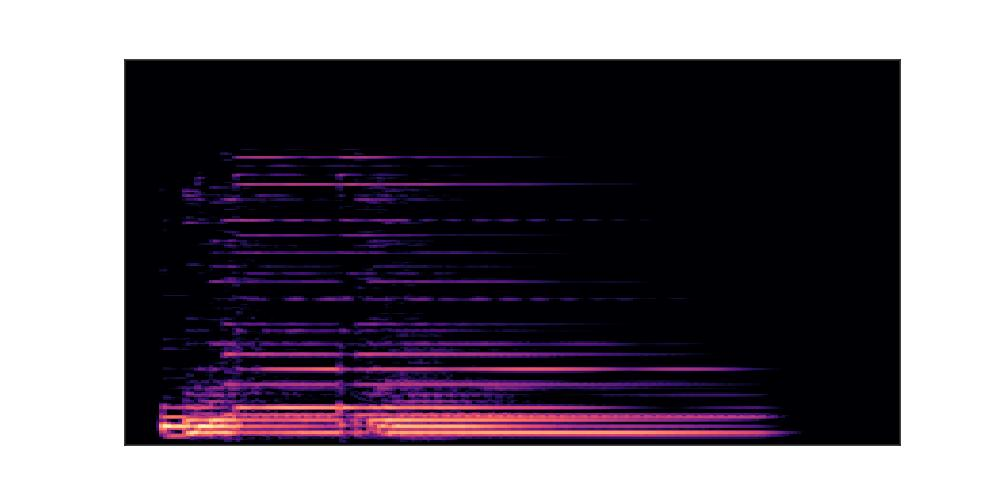
#> input picture treino/Am/10.jpg, 1000 x 500 px
$ jupyter execute --allow-errors Convolution.ipynb
#> lines starting #> are read from the running program, lines starting #| are printed output that depends on the picture; long printed decimals are rounded
[cell 1]
import numpy as np
import matplotlib.pyplot as plt
from PIL import Image
import cv2

[cell 2]
img=cv2.imread('treino/Am/10.jpg',cv2.IMREAD_GRAYSCALE) / 255
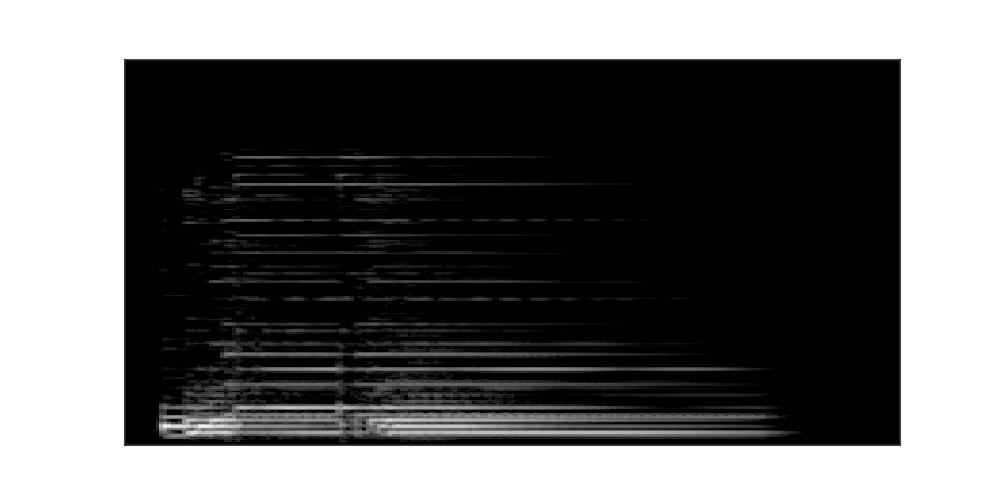
#> img: shape (500, 1000) float64; min 0, max 1, mean 0.428
plt.imshow(img,cmap='gray')
plt.show()

[cell 3]
class Conv_op:
    def __init__(self,num_filters,filter_size):
        self.num_filters=num_filters
        self.filter_size=filter_size
        self.conv_filter=np.random.randn(num_filters,filter_size,filter_size) / (filter_size * filter_size)
    def image_region(self,image):
        heigth,width = image.shape
        self.image=image

        for j in range(heigth - self.filter_size + 1):
            for k in range(width - self.filter_size + 1):
                image_patch=image[j:(j + self.filter_size),k:(k + self.filter_size)]
                yield image_patch, j, k

    def forward_prop(self,image):
        heigth,width=image.shape
#> heigth = 500; width = 1000
        conv_out=np.zeros((heigth - self.filter_size + 1,width - self.filter_size + 1,self.num_filters))
        for image_patch,i,j in self.image_region(image):
            conv_out[i,j]=np.sum(image_patch*self.conv_filter,axis=(1,2))
        return conv_out

    # [8 lines left out: function back_prop, not called in this run]

[cell 4]
conn=Conv_op(18,7)
out=conn.forward_prop(img)
out.shape
#> Out = (494, 994, 18)

[cell 5]
plt.imshow(out[:,:,17],cmap='gray')
plt.show()
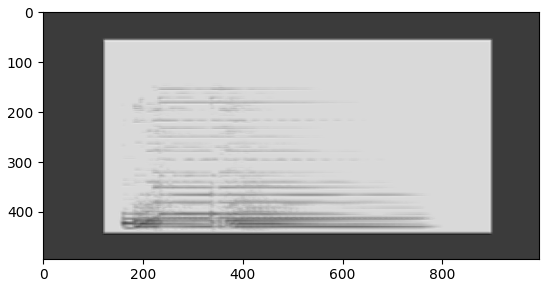
#> figure drawn by matplotlib, 1 panel

[cell 6]
class Max_Pool:
    def __init__(self,filter_size):
        self.filter_size=filter_size
    def image_region(self,image):
        new_heigth=image.shape[0] // self.filter_size
        new_width=image.shape[1] // self.filter_size
        self.image=image

        for i in range(new_heigth):
            for j in range(new_width):
                image_patch=image[(i * self.filter_size) : (i * self.filter_size + self.filter_size),(j * self.filter_size):(j*self.filter_size + self.filter_size)]
                yield image_patch,i,j

    def forward_prop(self,image):
        heigth,width,num_filters=image.shape
#> heigth = 494; width = 994; num_filters = 18
        output=np.zeros((heigth// self.filter_size,width//self.filter_size,num_filters))

        for image_patch,i,j in self.image_region(image):
            output[i,j]=np.amax(image_patch,axis=(0,1))
        return output

    # [12 lines left out: function back_prop, not called in this run]

[cell 7]
conn2=Max_Pool(4)
out2=conn2.forward_prop(out)
out2.shape
#> Out = (123, 248, 18)

[cell 8]
plt.imshow(out2[:,:,17],cmap='gray')
plt.show()
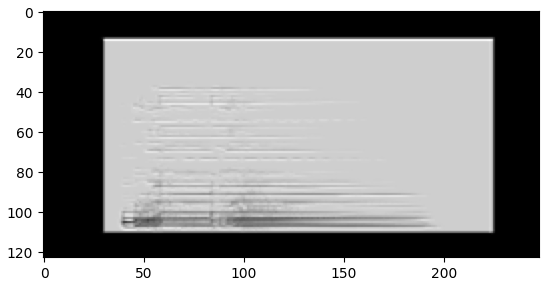
#> figure drawn by matplotlib, 1 panel

[cell 9]
class Softmax:
    def __init__(self,input_node,softmax_node):
        self.weigth=np.random.randn(input_node,softmax_node)/input_node
        self.bias=np.zeros(softmax_node)
    def forward_prop(self,image):
        self.orig_im_shape=image.shape
#> self.orig_im_shape = (123, 248, 18)
        image_modified=image.flatten()
        self.modified_input=image_modified
        output_val=np.dot(image_modified,self.weigth) + self.bias
#> output_val = [1.98e-05, -0.000318, 0.000222, 6.75e-05, -0.00019, 0.000134, -9.2e-05, 5.94e-05, -7.2e-05, -0.000131]
        self.out=output_val
#> self.out has the same summary as output_val
        exp_out=np.exp(output_val)
#> exp_out = [1, 1, 1, 1, 1, 1, 1, 1, 1, 1]
        return exp_out/np.sum(exp_out,axis=0)

    # [23 lines left out: function back_prop, not called in this run]

[cell 10]
conn3=Softmax(123*248*18,10)
out3=conn3.forward_prop(out2)
#> out3 = [0.1, 0.1, 0.1, 0.1, 0.1, 0.1, 0.1, 0.1, 0.1, 0.1]
print(out3)
#| [0.1 0.09997 0.1 0.1 0.09998 0.1
#|  0.09999 0.1 0.1  0.09999]

[cell 11]
conv=Conv_op(8,3)
pool=Max_Pool(2)
softmax=Softmax(13*13*8,10)
